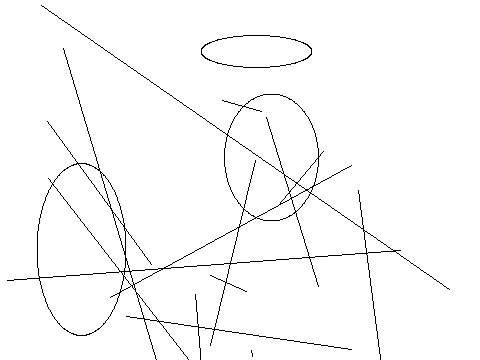

Write the Python code that produced this figure.
from PIL import Image, ImageDraw
image1 = Image.new('RGB', (480, 360), '#ffffff')
draw = ImageDraw.Draw(image1)
c=[445,80,73,211]
draw.ellipse(c,'#ffffff','#000000')
c=[144,27,23,255]
draw.ellipse(c,'#ffffff','#000000')
c=[325,348,113,196]
draw.ellipse(c,'#ffffff','#000000')
c=[37,163,126,335]
draw.ellipse(c,'#ffffff','#000000')
c=[260,69,58,7]
draw.ellipse(c,'#ffffff','#000000')
c=[402,277,339,149]
draw.ellipse(c,'#ffffff','#000000')
c=[374,286,352,289]
draw.ellipse(c,'#ffffff','#000000')
c=[201,35,312,67]
draw.ellipse(c,'#ffffff','#000000')
c=[224,94,318,221]
draw.ellipse(c,'#ffffff','#000000')
c=[138,204,341,184]
draw.ellipse(c,'#ffffff','#000000')
c=[2,414,302,40]
draw.ellipse(c,'#ffffff','#000000')
c=[46,290,41,63]
draw.ellipse(c,'#ffffff','#000000')
c=[383,395,123,156]
draw.ellipse(c,'#ffffff','#000000')
c=[428,202,354,265]
draw.ellipse(c,'#ffffff','#000000')
c=[448,334,99,338]
draw.ellipse(c,'#ffffff','#000000')
c=[294,239,166,199]
draw.ellipse(c,'#ffffff','#000000')
c=[265,128,264,289]
draw.ellipse(c,'#ffffff','#000000')
c=[248,355,164,251]
draw.ellipse(c,'#ffffff','#000000')
c=[56,401,110,259]
draw.ellipse(c,'#ffffff','#000000')
l=[323,151,278,205]
draw.line(l,'#000000')
l=[318,286,266,117]
draw.line(l,'#000000')
l=[251,350,252,356]
draw.line(l,'#000000')
l=[151,264,47,121]
draw.line(l,'#000000')
l=[179,437,63,48]
draw.line(l,'#000000')
l=[126,316,351,349]
draw.line(l,'#000000')
l=[110,297,351,165]
draw.line(l,'#000000')
l=[222,100,261,111]
draw.line(l,'#000000')
l=[449,289,41,5]
draw.line(l,'#000000')
l=[243,430,48,178]
draw.line(l,'#000000')
l=[389,426,358,190]
draw.line(l,'#000000')
l=[202,377,195,294]
draw.line(l,'#000000')
l=[400,250,7,280]
draw.line(l,'#000000')
l=[210,275,246,291]
draw.line(l,'#000000')
l=[210,345,255,160]
draw.line(l,'#000000')
image1.save('Artist92.png')